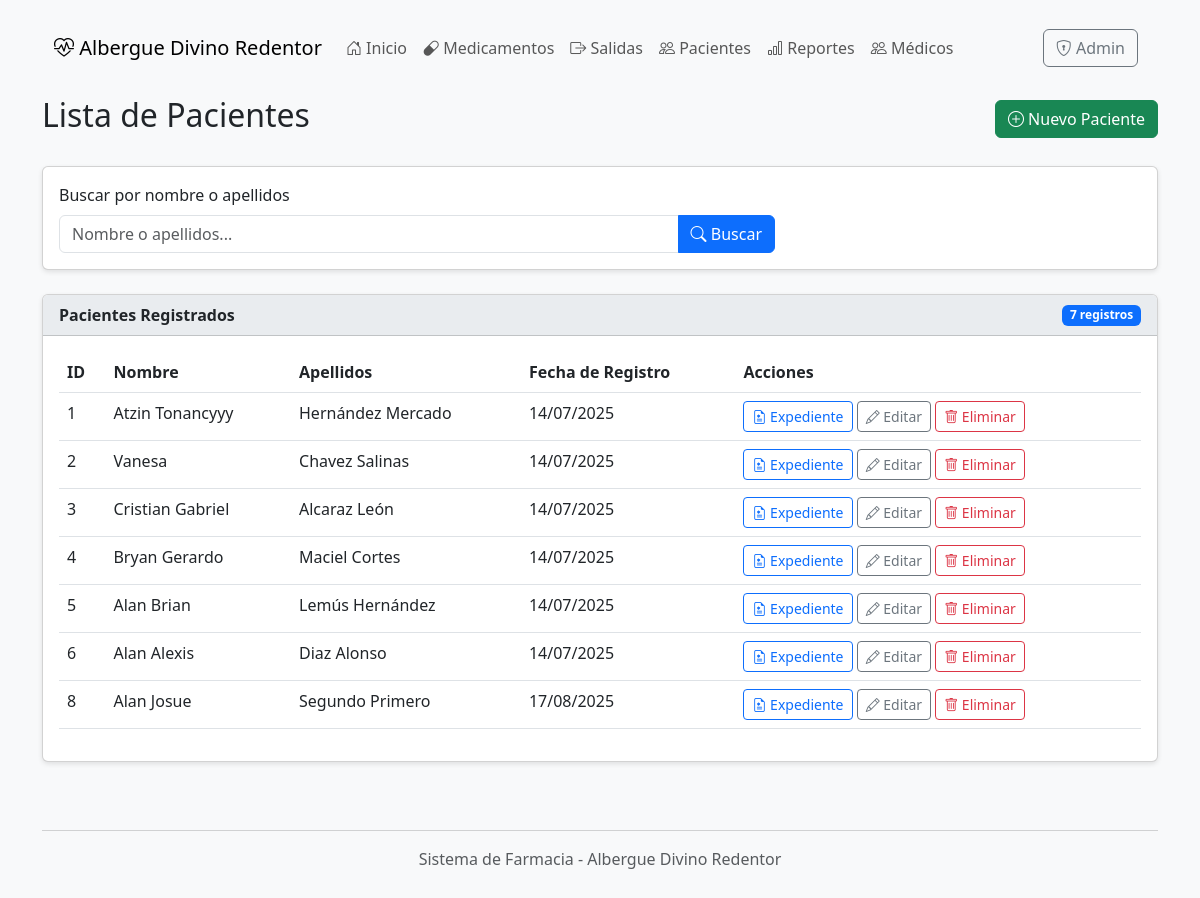
/pacientes/, run on an earlier commit of the app's database.
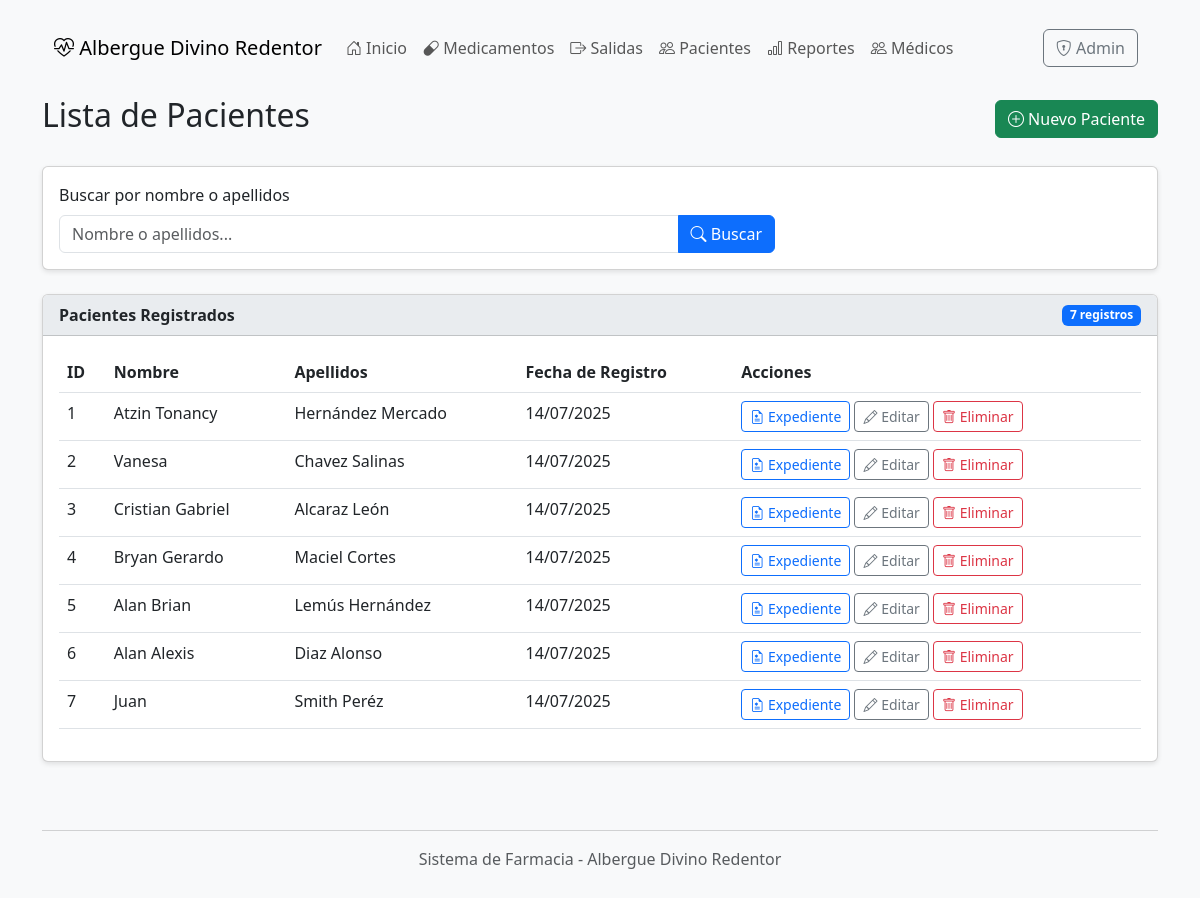
And on a later commit of the database.
### farmacia/models.py (models this page shows, shortened)
class Paciente(models.Model):
    id = models.AutoField(primary_key=True)
    nombre = models.CharField(max_length=200)
    apellidos = models.CharField(max_length=200)
    fecha_registro = models.DateTimeField(auto_now_add=True)
    class Meta:
        verbose_name = "Paciente"
        verbose_name_plural = "Pacientes"

### farmacia/views.py (the view)
# urls.py: path('pacientes/', views.pacientes, name='pacientes'),
def pacientes(request):
    query = request.GET.get('q', '')  # Obtener parámetro de búsqueda
    if query:
        pacientes_list = Paciente.objects.filter(
            Q(nombre__icontains=query) | Q(apellidos__icontains=query))
    else:
        pacientes_list = Paciente.objects.all()
    context = {
        'pacientes': pacientes_list,
        'query': query  # Pasar la consulta al template para mantenerla en el input
    }
    return render(request, 'pacientes.html', context)

### farmacia/templates/pacientes.html (shortened to what this page needs)
{% extends 'base.html' %}
{% block content %}
    <div class="d-flex justify-content-between align-items-center mb-4">
        <h2>Lista de Pacientes</h2>
        <a href="{% url 'paciente_nuevo' %}" class="btn btn-success">
            <i class="bi bi-plus-circle"></i> Nuevo Paciente
        </a>
    </div>
    <div class="card mb-4">
        <div class="card-body">
            <form method="get" class="row g-3">
                <div class="col-md-8">
                    <label class="form-label">Buscar por nombre o apellidos</label>
                    <div class="input-group">
                        <input type="text" name="q" class="form-control"
                               placeholder="Nombre o apellidos..."
                               value="{{ query }}">
                        <button type="submit" class="btn btn-primary">
                            <i class="bi bi-search"></i> Buscar
                        </button>
                    </div>
                </div>
            </form>
        </div>
    </div>
    <div class="card">
        <div class="card-header d-flex justify-content-between align-items-center">
            <span>Pacientes Registrados</span>
            <span class="badge bg-primary">{{ pacientes.count }} registros</span>
        </div>
        <div class="card-body">
            <div class="table-responsive">
                <table class="table table-hover">
                    <thead>
                        <tr>
                            <th>ID</th>
                            <th>Nombre</th>
                            <th>Apellidos</th>
                            <th>Fecha de Registro</th>
                            <th>Acciones</th>
                        </tr>
                    </thead>
                    <tbody>
                        {% for paciente in pacientes %}
                        <tr>
                            <td>{{ paciente.id }}</td>
                            <td>{{ paciente.nombre }}</td>
                            <td>{{ paciente.apellidos }}</td>
                            <td>{{ paciente.fecha_registro|date:"d/m/Y" }}</td>
                            <td>
                                <a href="{% url 'expediente' paciente.id %}" class="btn btn-sm btn-outline-primary">
                                    <i class="bi bi-file-earmark-medical"></i> Expediente
                                </a>
                                <a href="{% url 'paciente_editar' paciente.id %}" class="btn btn-sm btn-outline-secondary">
                                    <i class="bi bi-pencil"></i> Editar
                                </a>
                                <a href="{% url 'paciente_eliminar' paciente.id %}" class="btn btn-sm btn-outline-danger">
                                    <i class="bi bi-trash"></i> Eliminar
                                </a>
                            </td>
                        </tr>
                        {% empty %}
                        <tr>
                            <td colspan="5" class="text-center">No hay pacientes registrados</td>
                        </tr>
                        {% endfor %}
                    </tbody>
                </table>
            </div>
        </div>
    </div>
{% endblock %}

What changed in the data, as far as the page shows it:
removed Paciente: id "8", nombre "Alan Josue", apellidos "Segundo Primero", fecha_registro "17/08/2025"
changed Paciente "Hernández Mercado": nombre "Atzin Tonancyyy" → "Atzin Tonancy"
added Paciente: id "7", nombre "Juan", apellidos "Smith Peréz", fecha_registro "14/07/2025"
